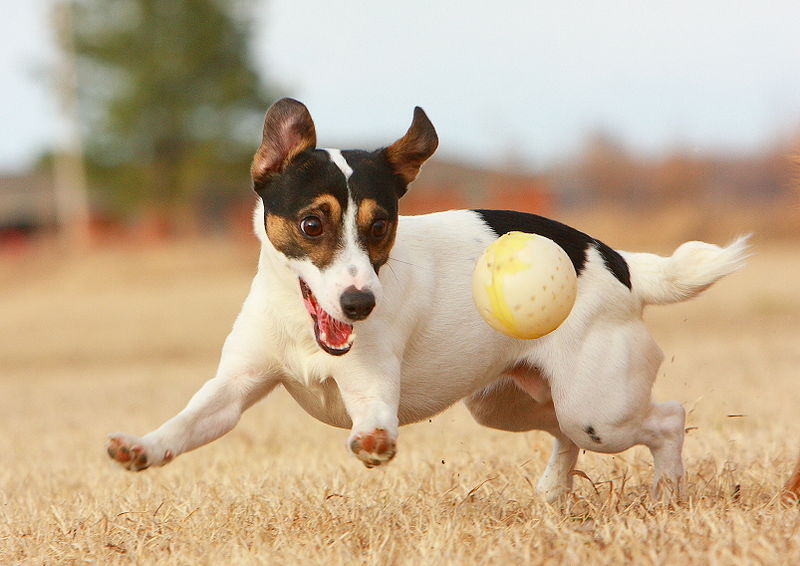
#> input picture test/image/test1.jpg, 800 x 566 px
$ python clahe_Test.py
#> lines starting #> are read from the running program, lines starting #| are printed output that depends on the picture
import cv2

#-----Reading the image-----------------------------------------------------
img = cv2.imread('./image/test1.jpg', 1)
#> img is the input picture: shape (566, 800, 3); mean B, G, R 144, 172.8, 194.7
cv2.imshow("img",img)

#-----Converting image to LAB Color model-----------------------------------
lab= cv2.cvtColor(img, cv2.COLOR_BGR2LAB)
#> lab: shape (566, 800, 3); mean of channels 0, 1, 2 182.4, 132.2, 146.2
cv2.imshow("lab",lab)

#-----Splitting the LAB image to different channels-------------------------
l, a, b = cv2.split(lab)
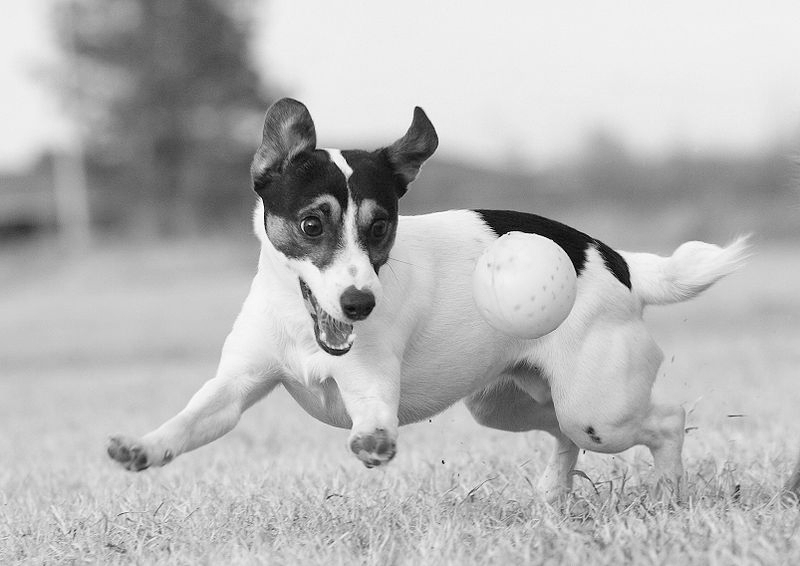
#> l: shape (566, 800); min 0, max 255, mean 182.4
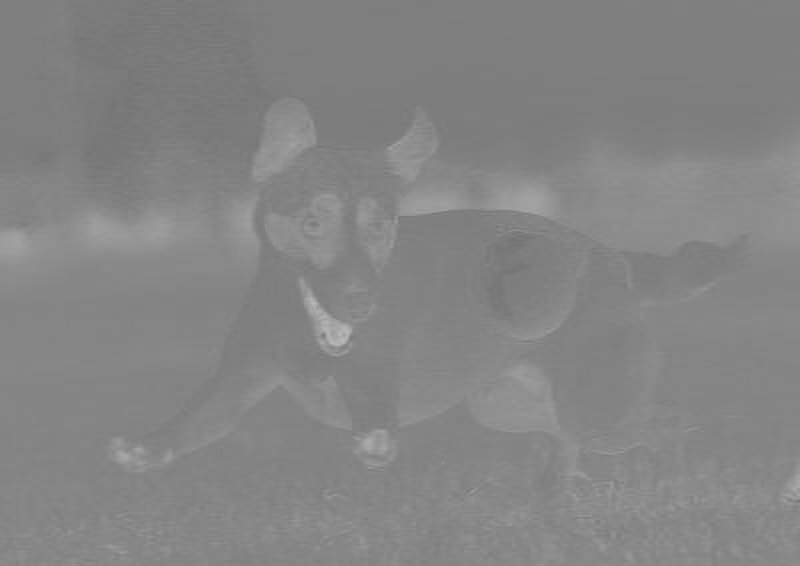
#> a: shape (566, 800); min 115, max 184, mean 132.2
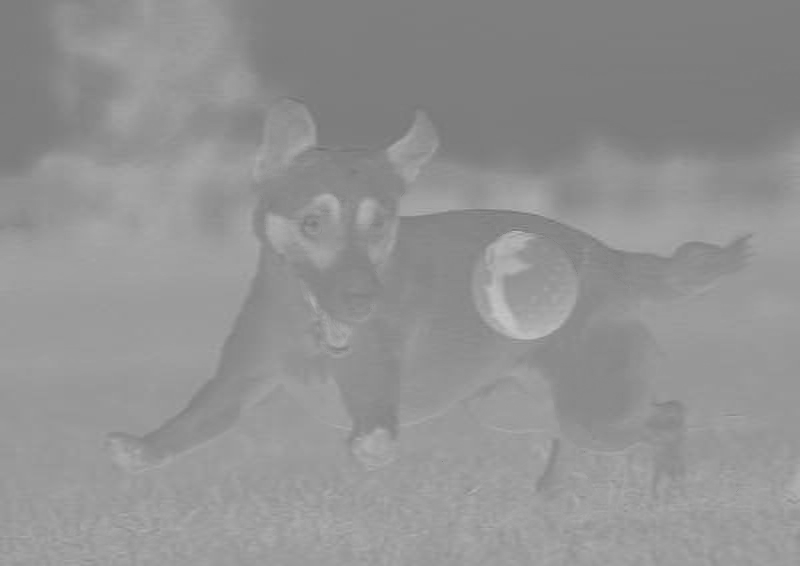
#> b: shape (566, 800); min 111, max 196, mean 146.2
cv2.imshow('l_channel', l)
cv2.imshow('a_channel', a)
cv2.imshow('b_channel', b)

#-----Applying CLAHE to L-channel-------------------------------------------
clahe = cv2.createCLAHE(clipLimit=3.0, tileGridSize=(8,8))
cl = clahe.apply(l)
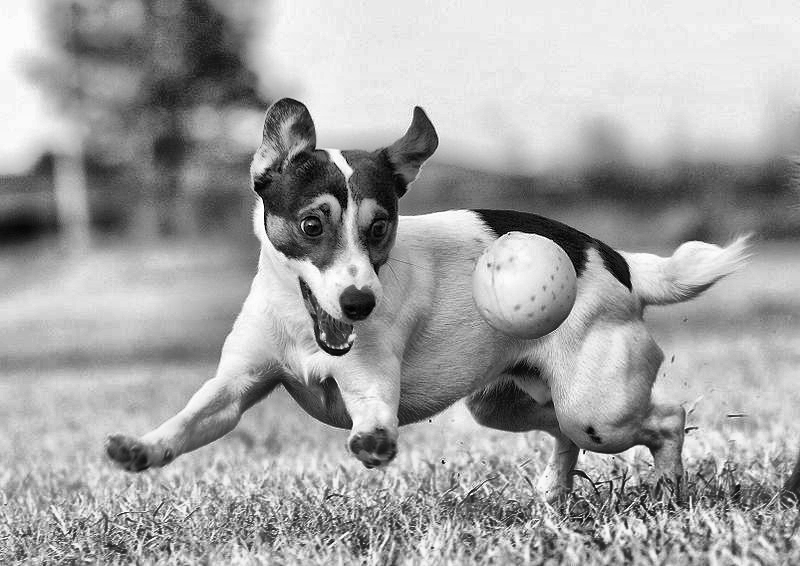
#> cl: shape (566, 800); min 0, max 255, mean 162.3
cv2.imshow('CLAHE output', cl)

#-----Merge the CLAHE enhanced L-channel with the a and b channel-----------
limg = cv2.merge((cl,a,b))
#> limg: shape (566, 800, 3); mean of channels 0, 1, 2 162.3, 132.2, 146.2
cv2.imshow('limg', limg)

#-----Converting image from LAB Color model to RGB model--------------------
final = cv2.cvtColor(limg, cv2.COLOR_LAB2BGR)
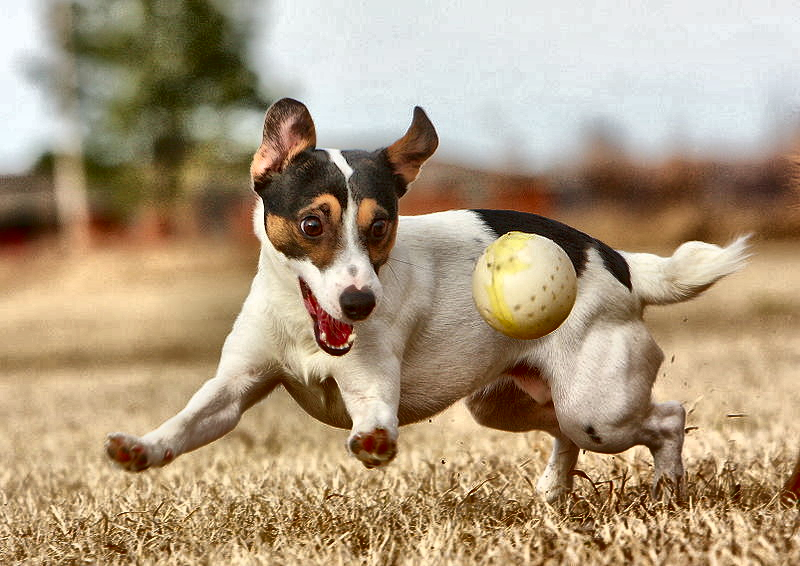
#> final: shape (566, 800, 3); mean B, G, R 125.3, 153.1, 173.3
cv2.imshow('final', final)

#_____END_____#

$ run again, with test/image/test10.jpg copied over test/image/test1.jpg
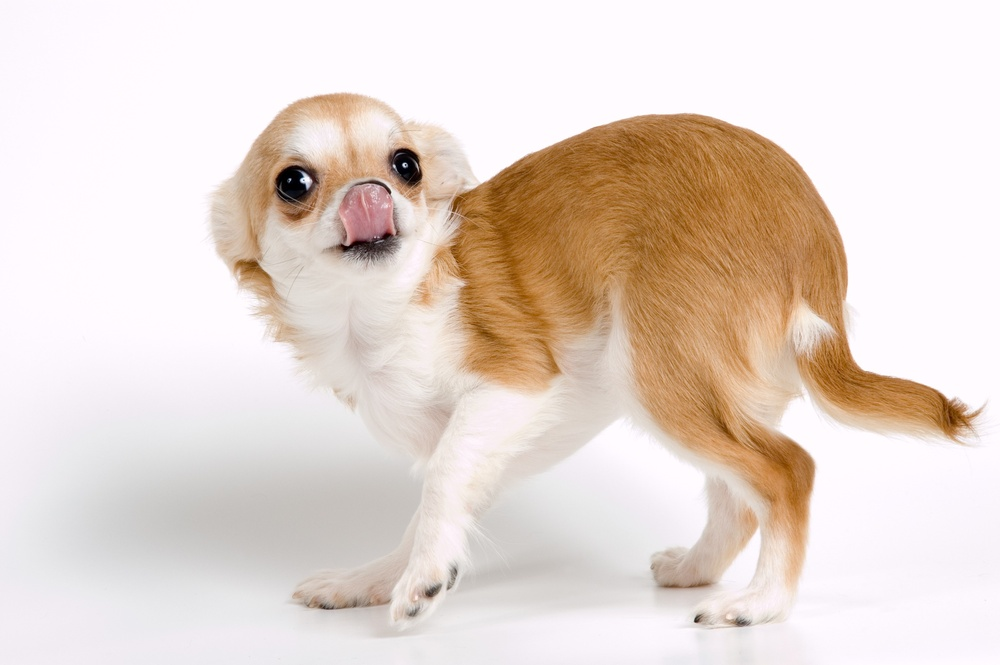
#> input picture test/image/test10.jpg, 1000 x 665 px, shrunk from 3008 x 2000 before the run
#> img is the input picture: shape (665, 1000, 3); mean B, G, R 207.3, 215.7, 229.7
#> lab: shape (665, 1000, 3); mean of channels 0, 1, 2 222, 132.4, 134.7
#> `l, a, b = cv2.split(lab)`:
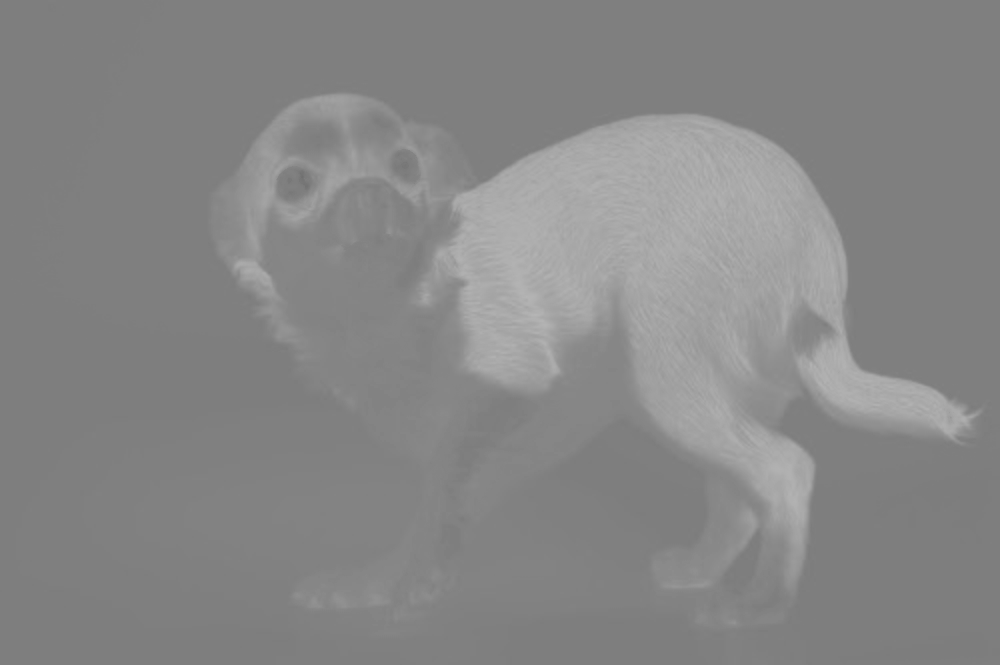
#> b: shape (665, 1000); min 112, max 181, mean 134.7
#> limg: shape (665, 1000, 3); mean of channels 0, 1, 2 203.2, 132.4, 134.7
#> `final = cv2.cvtColor(limg, cv2.COLOR_LAB2BGR)`:
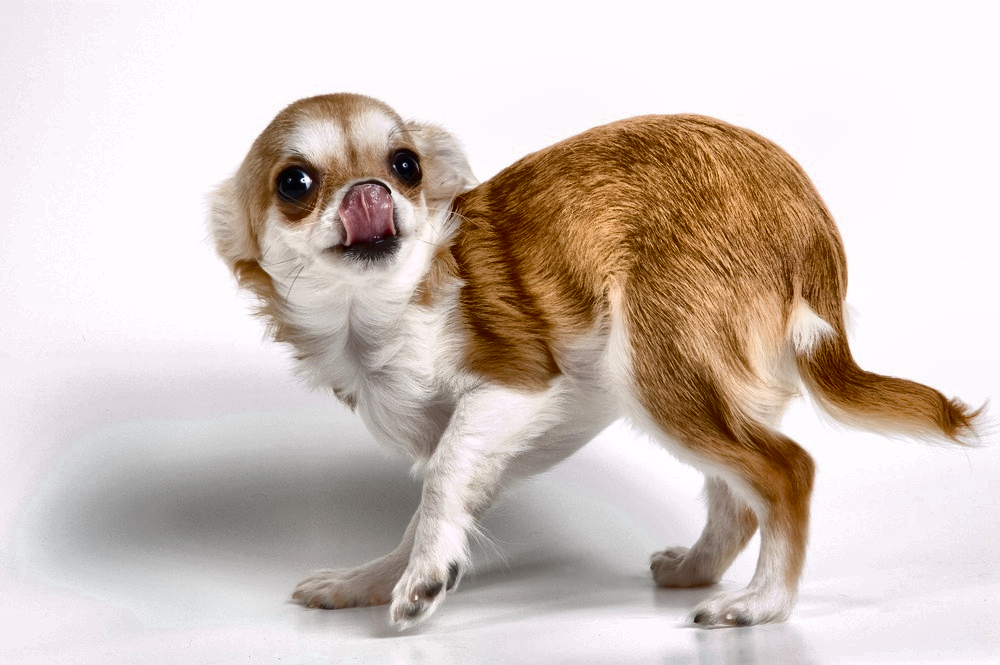
#> final: shape (665, 1000, 3); mean B, G, R 188.7, 196.6, 209.6

$ run again, with test/image/test11.jpg copied over test/image/test1.jpg
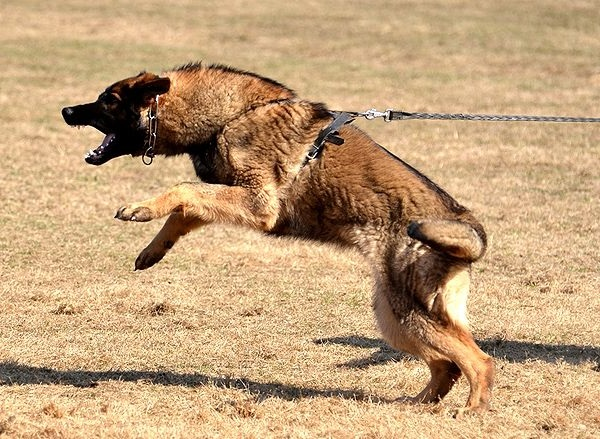
#> input picture test/image/test11.jpg, 600 x 439 px
#> img is the input picture: shape (439, 600, 3); mean B, G, R 121.3, 161, 194.1
#> lab: shape (439, 600, 3); mean of channels 0, 1, 2 172.5, 134.9, 153.1
#> `cl = clahe.apply(l)`:
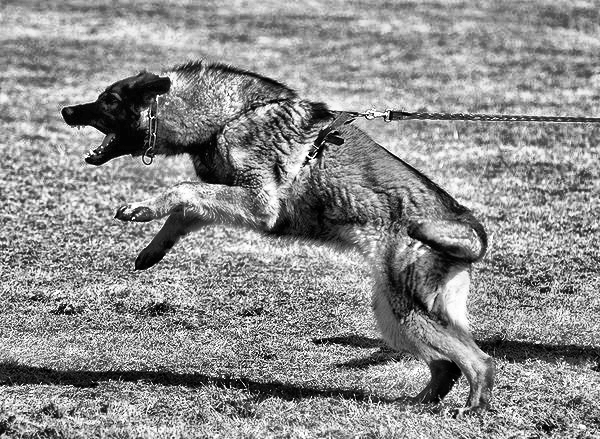
#> cl: shape (439, 600); min 0, max 255, mean 140.8
#> limg: shape (439, 600, 3); mean of channels 0, 1, 2 140.8, 134.9, 153.1
#> `final = cv2.cvtColor(limg, cv2.COLOR_LAB2BGR)`:
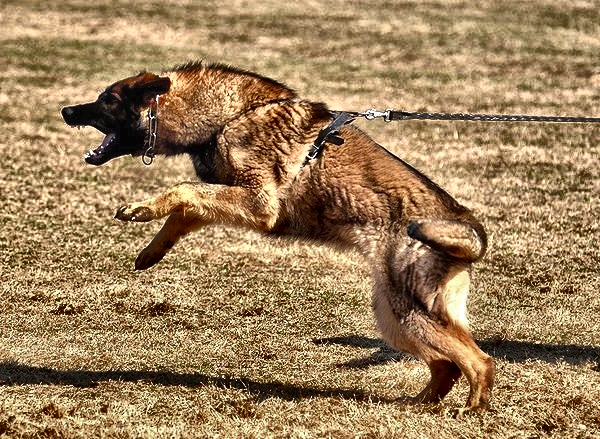
#> final: shape (439, 600, 3); mean B, G, R 91.7, 129.6, 159.7

$ run again, with test/image/test12.jpg copied over test/image/test1.jpg
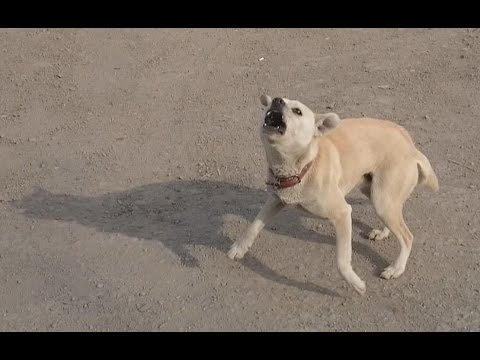
#> input picture test/image/test12.jpg, 480 x 360 px
#> img is the input picture: shape (360, 480, 3); mean B, G, R 99.1, 109.3, 120.6
#> lab: shape (360, 480, 3); mean of channels 0, 1, 2 118.2, 130.5, 135
#> `cl = clahe.apply(l)`:
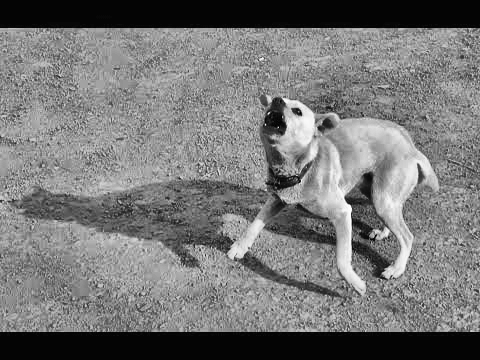
#> cl: shape (360, 480); min 0, max 253, mean 118.9
#> limg: shape (360, 480, 3); mean of channels 0, 1, 2 118.9, 130.5, 135
#> `final = cv2.cvtColor(limg, cv2.COLOR_LAB2BGR)`:
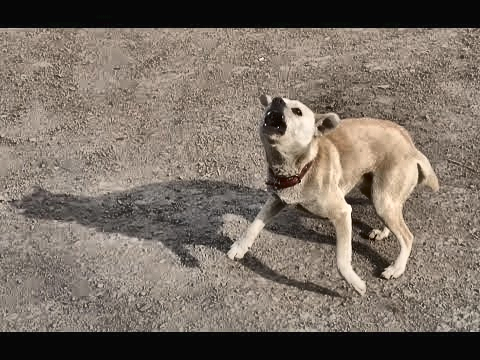
#> final: shape (360, 480, 3); mean B, G, R 100.8, 111, 122.1
